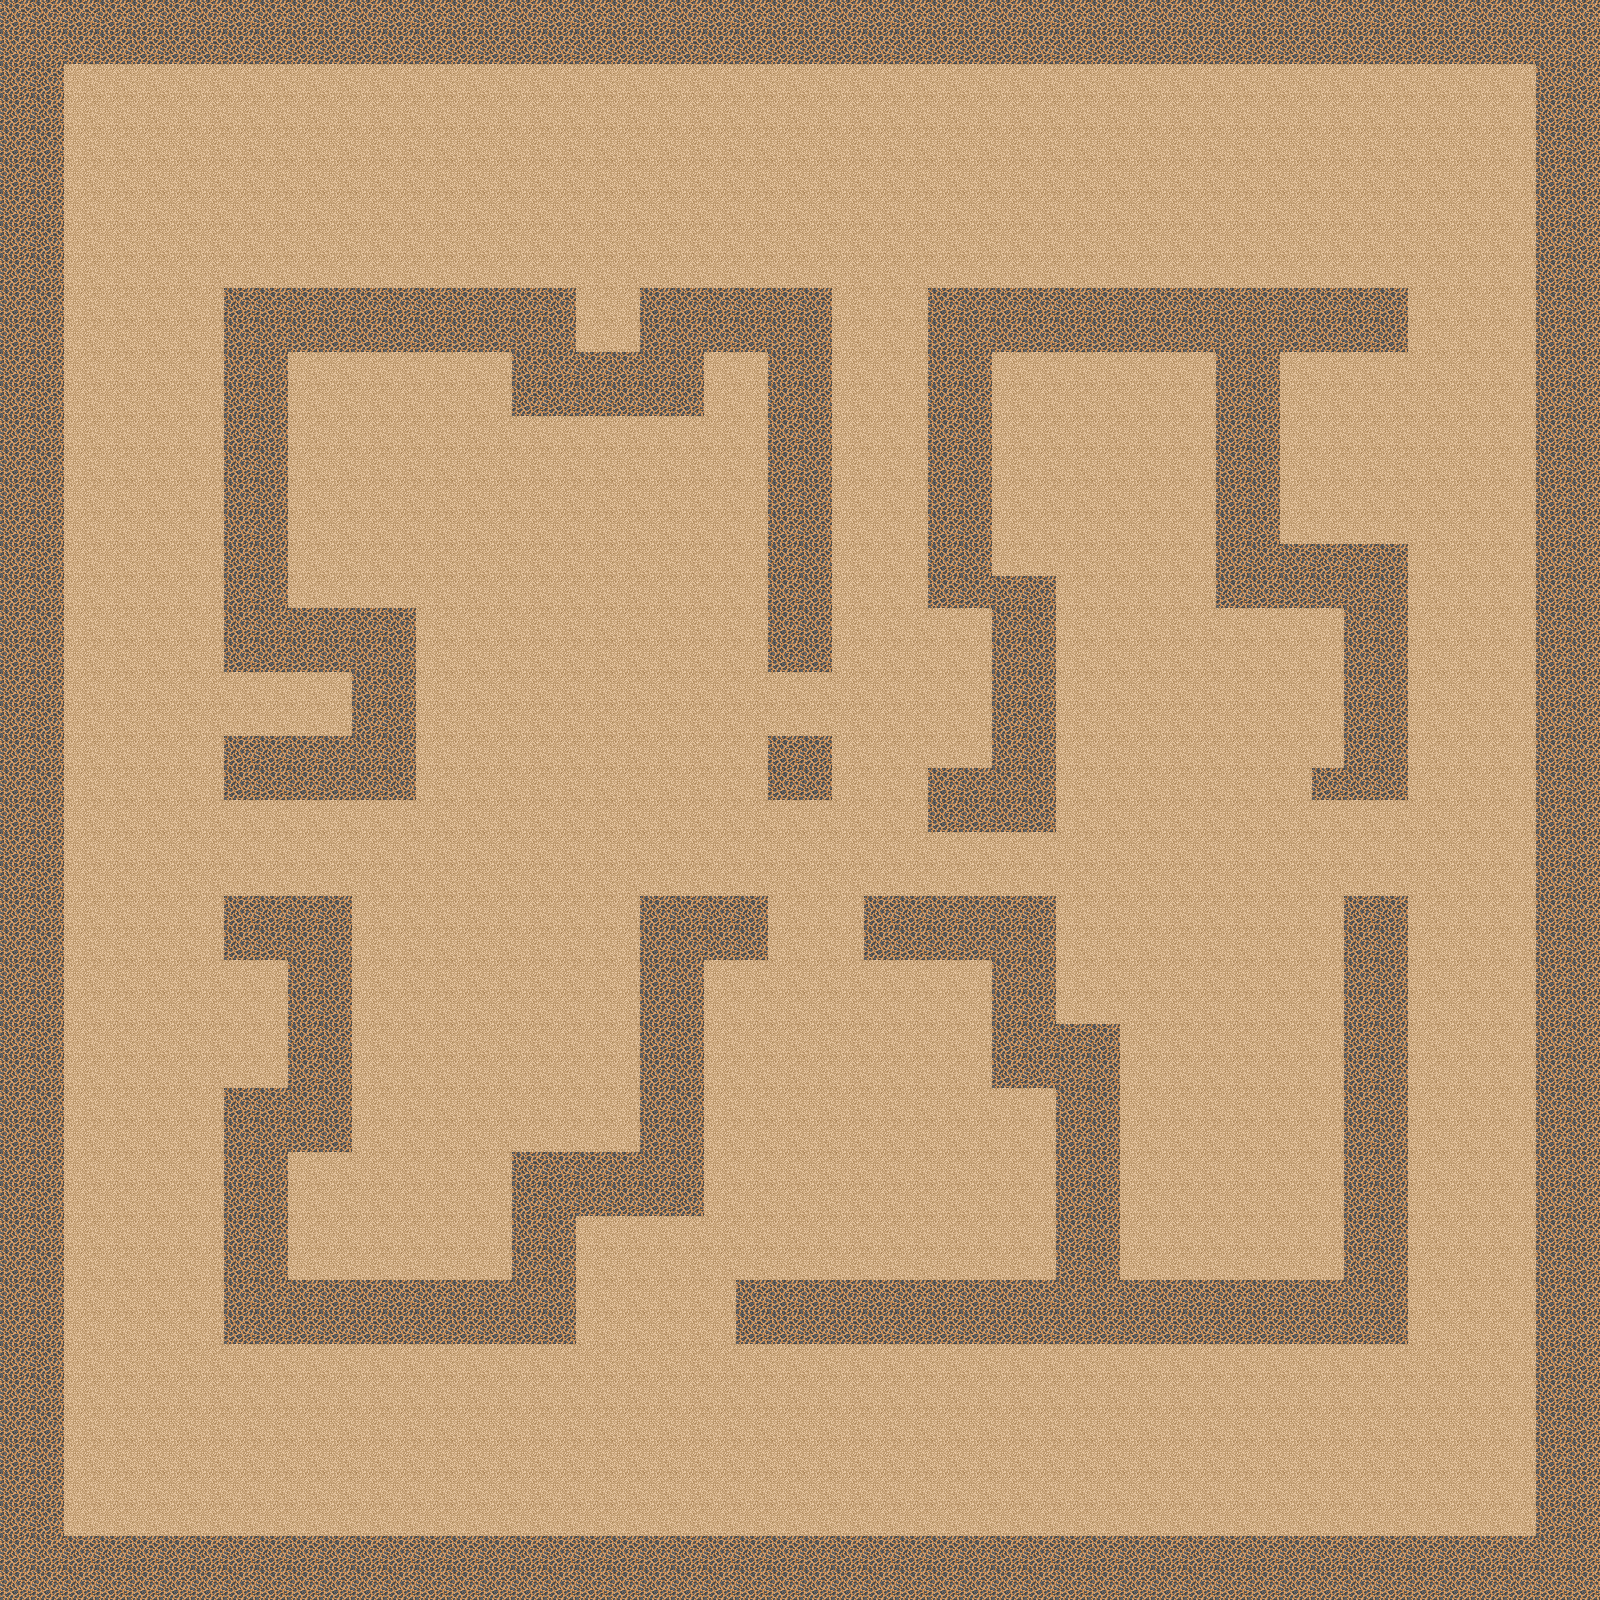

Below is a game level as drawn by its tile map, then a one-line description and the .tmx that defines it (tile-layer data replaced by summaries):
An orthogonal 50x50 tile map with 32x32 px tiles, 4 tile layers (background, tree, moretree, meta), 4 tilesets.

<map version="1.0" tiledversion="1.1.5" orientation="orthogonal" renderorder="right-down" width="50" height="50" tilewidth="32" tileheight="32" infinite="0" nextobjectid="1">
 <tileset firstgid="1" name="wall" tilewidth="32" tileheight="32" tilecount="171" columns="9">
  <image source="wall.png" width="288" height="608" />
 </tileset>
 <tileset firstgid="172" name="tree" tilewidth="32" tileheight="32" tilecount="77" columns="11">
  <image source="tree.png" width="383" height="255" />
 </tileset>
 <tileset firstgid="249" name="moretree" tilewidth="32" tileheight="32" tilecount="32" columns="8">
  <image source="moretree.png" width="257" height="128" />
 </tileset>
 <tileset firstgid="281" name="meta" tilewidth="32" tileheight="32" tilecount="128" columns="8">
  <image source="meta.png" width="256" height="512" />
 </tileset>
 <layer name="background" width="50" height="50">
  <data>[2500 cells, 2500 non-empty, 1 distinct tile ids]</data>
 </layer>
 <layer name="tree" width="50" height="50">
  <data>[2500 cells, 428 non-empty, 40 distinct tile ids]</data>
 </layer>
 <layer name="moretree" width="50" height="50">
  <data>[2500 cells, 412 non-empty, 20 distinct tile ids]</data>
 </layer>
 <layer name="meta" width="50" height="50">
  <data>[2500 cells, 2500 non-empty, 2 distinct tile ids]</data>
 </layer>
</map>
